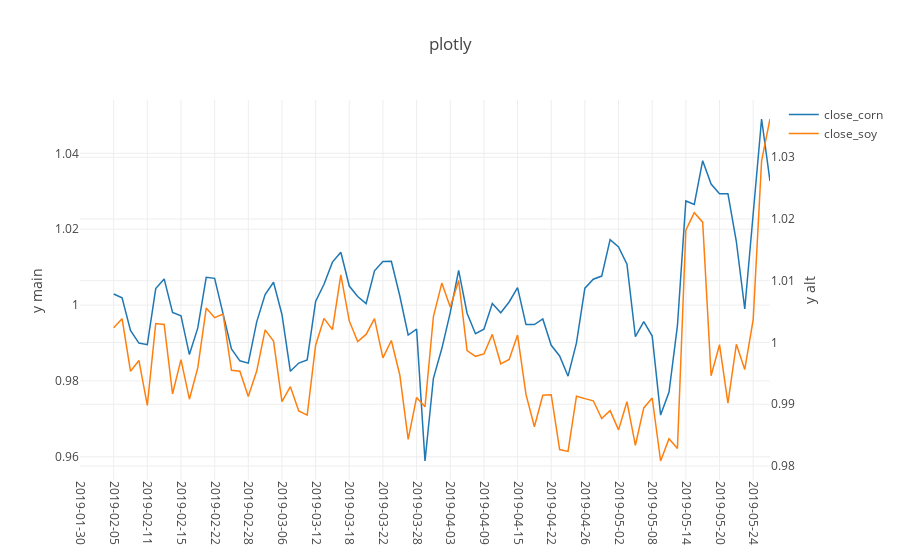

The notebook cell this image was saved under:
### Code cell
df_both2 = df_both.copy()
df_both2['date'] = df_both2.index
df_both2['close_corn']  = df_both2['close_corn'] / df_both2['close_corn'].rolling(5).mean()
df_both2['close_soy']  = df_both2['close_soy'] / df_both2['close_soy'].rolling(5).mean()
df_both2.index = list(range(len(df_both2)))
iplot(pu.plotly_pandas(df_both2,figsize=(20,6),x_column='date'))
